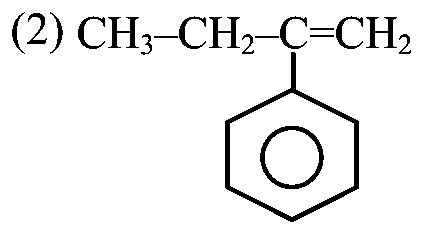
#> input picture scratch/jee2021/images/JEE-MAIN-21-27AUG-S2/q41_opt_b.png, 423 x 234 px
$ python -i clean_jee_main_2021_27aug_s2_images.py   (imports and definitions only)
#> lines starting #> are read from the running program, lines starting #| are printed output that depends on the picture; after the words box and inside, x2 and y2 are one past the last pixel; in counts of white or black regions, pixels touching at a corner belong together
#!/usr/bin/env python3
"""Normalize 27 August 2021 Shift 2 figures and isolate graphical choices."""

from pathlib import Path
from PIL import Image, ImageChops, ImageOps

ROOT = Path(__file__).resolve().parents[2]
PAPER = "JEE-MAIN-21-27AUG-S2"
IMAGE_DIR = ROOT / "scratch/jee2021/images" / PAPER


def normalize(image: Image.Image) -> Image.Image:
    image = image.convert("RGB")
    corner = image.crop((0, 0, min(24, image.width), min(24, image.height)))
    mean = sum(sum(pixel) for pixel in corner.getdata()) / (max(1, corner.width * corner.height) * 3)
    if mean < 128:
        image = ImageOps.invert(image)
    return ImageOps.grayscale(image).point(lambda value: 255 if value >= 205 else 0).convert("RGB")


def trim(image: Image.Image, padding: int = 12) -> Image.Image:
    box = ImageChops.difference(image, Image.new("RGB", image.size, "white")).getbbox()
    if not box:
        return image
    left, top, right, bottom = box
    return image.crop((max(0, left-padding), max(0, top-padding), min(image.width, right+padding), min(image.height, bottom+padding)))


def save_crop(source: Image.Image, box, filename: str) -> None:
    trim(normalize(source.crop(box))).save(IMAGE_DIR / filename)


raw = {}
# [5 lines not run here, left out]


def split(number: int, question_box, option_boxes) -> None:
    source = raw[number]
    if question_box is None:
        (IMAGE_DIR / f"q{number}.png").unlink(missing_ok=True)
    else:
        save_crop(source, question_box, f"q{number}.png")
    for letter, box in zip("abcd", option_boxes):
        save_crop(source, box, f"q{number}_opt_{letter}.png")


# Four structural choices only.
# [26 lines not run here, left out]

>>> from PIL import Image
>>> picture = Image.open('../../scratch/jee2021/images/JEE-MAIN-21-27AUG-S2/q41_opt_b.png')
#> picture is the input picture: PIL image 423x234 RGB; 93.8% white; 19 black regions, largest, box (x1, y1, x2, y2) and area: (225, 52, 359, 222) 2155, (260, 126, 324, 189) 844, (108, 17, 139, 48) 384
>>> result = normalize(picture)
#> in normalize, `corner = image.crop((0, 0, min(24, image.width), min(24, image.height)))`:
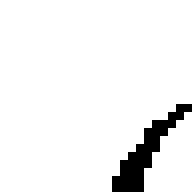
#> corner: PIL image 24x24 RGB (shown 8 times larger); 94.3% white; black in thin lines or dots, all inside (x1, y1, x2, y2) = (14, 13, 24, 24)
#> in normalize, `mean = sum(sum(pixel) for pixel in corner.getdata()) / (max(1, corner...`: mean = 240.4
